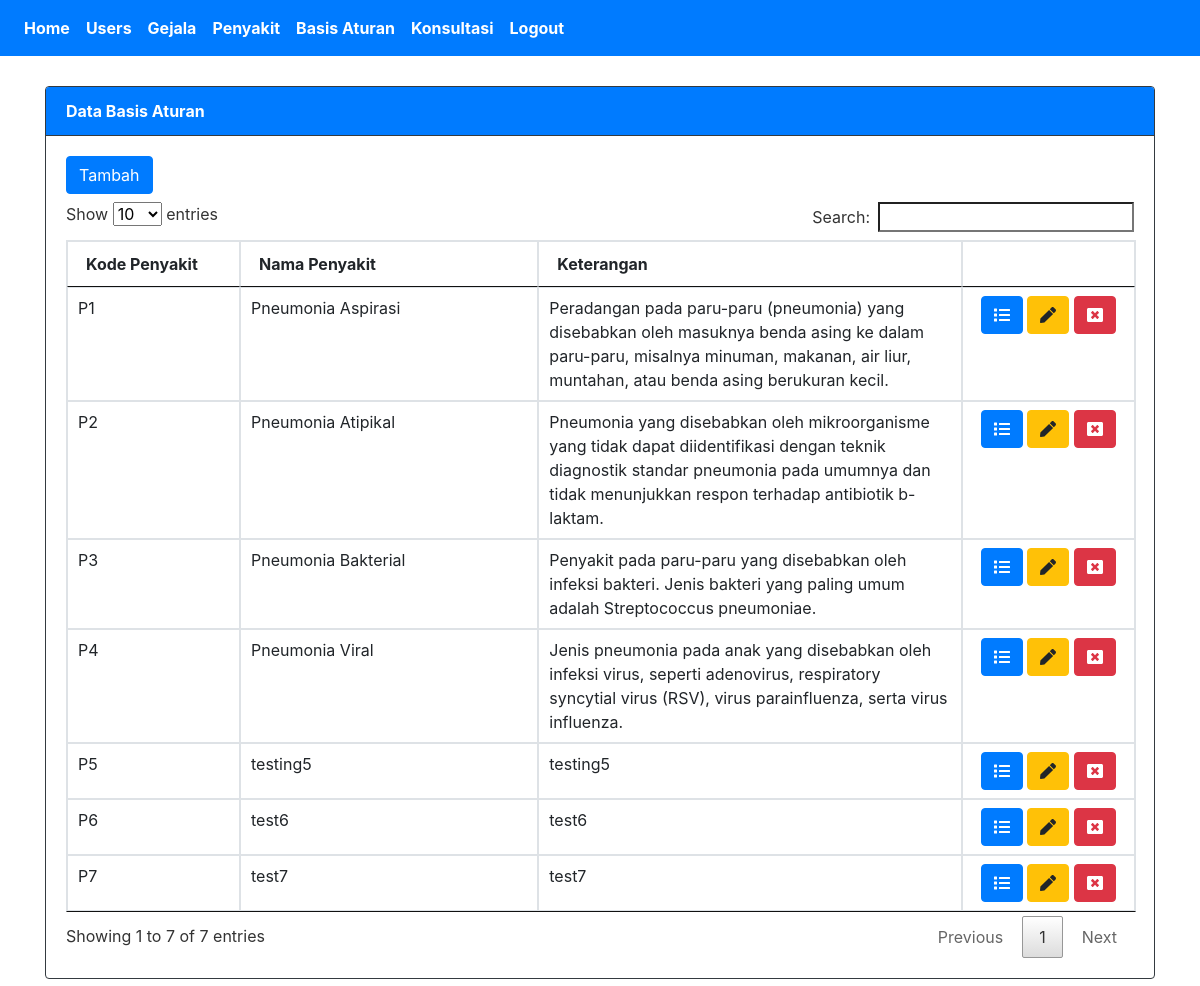
The app's page /SistemPakar/index.php?page=aturan (signed in) with its own data.
### tables this page shows
CREATE TABLE `basis_aturan` (
  `idaturan` int(15) NOT NULL,
  `idpenyakit` int(15) NOT NULL,
  `kdpenyakit` varchar(10) NOT NULL
);

CREATE TABLE `penyakit` (
  `idpenyakit` int(15) NOT NULL,
  `kdpenyakit` varchar(10) NOT NULL,
  `nmpenyakit` varchar(50) NOT NULL,
  `keterangan` text NOT NULL,
  `solusi` text NOT NULL
);

### SistemPakar/tampil_aturan.php (the view, shortened to what this page needs)
<div class="card border-dark">
  <div class="card-header bg-primary text-white border-dark"><strong>Data Basis Aturan</strong></div>
    <div class="card-body">
        <a class="btn btn-primary mb-2" href="?page=aturan&action=tambah">Tambah</a>
        <table class="table table-bordered" id="myTable">
                <thead>
                <tr>
                    <th width="100px">Kode Penyakit</th>
                    <th width="200px">Nama Penyakit</th>
                    <th width="300px">Keterangan</th>
                    <th width="100px"></th>
                </tr>
                </thead>
            <tbody>
                <?php
                    $conn = new mysqli("localhost", "root", "", "db_pakar1");
                    $sql = "SELECT basis_aturan.idaturan,basis_aturan.idpenyakit,basis_aturan.kdpenyakit,
                                    penyakit.kdpenyakit,penyakit.nmpenyakit,penyakit.keterangan
                            FROM basis_aturan INNER JOIN penyakit
                            ON basis_aturan.idpenyakit=penyakit.idpenyakit ORDER BY nmpenyakit ASC";
                    $result = $conn->query($sql);
                    while($row = $result->fetch_assoc()) {
                ?>
                    <tr>
                        <td><?php echo $row['kdpenyakit']; ?></td>
                        <td><?php echo $row['nmpenyakit']; ?></td>
                        <td><?php echo $row['keterangan']; ?></td>
                        <td align="center">
                            <a class="btn btn-primary" href="?page=aturan&action=detail&id=<?php echo $row['idaturan']; ?>">
                                <i class="fas fa-list"></i>
                            </a>
                            <a class="btn btn-warning" href="?page=aturan&action=update&id=<?php echo $row['idaturan']; ?>">
                                <i class="fas fa-pen"></i>
                            </a>
                            <a onclick="return confirm('Yakin menghapus data ini ?')" class="btn btn-danger" href="?page=aturan&action=hapus&id=<?php echo $row['idaturan']; ?>">
                                <i class="fas fa-window-close"></i>
                            </a>
                        </td>
                    </tr>
                <?php
                }
                ?>
            </tbody>
        </table>
    </div>
</div>

### SistemPakar/Assets/css/all.css (style rules this page uses)
.fa-list:before { content:"\f03a" }
.fa-pen:before { content:"\f304" }
.fa-window-close:before { content:"\f410" }

### SistemPakar/tampil_aturan.php (style rules this page uses)
.card { margin-top:30px; }

### records on screen
basis_aturan: idpenyakit.kdpenyakit "P1", idpenyakit.nmpenyakit "Pneumonia Aspirasi", idpenyakit.keterangan "Peradangan pada paru-paru (pneumonia) yang disebabkan oleh masuknya benda asing ke dalam paru-paru, misalnya minuman, makanan, air liur, muntahan, atau benda asing berukuran kecil."
basis_aturan: idpenyakit.kdpenyakit "P2", idpenyakit.nmpenyakit "Pneumonia Atipikal", idpenyakit.keterangan "Pneumonia yang disebabkan oleh mikroorganisme yang tidak dapat diidentifikasi dengan teknik diagnostik standar pneumonia pada umumnya dan tidak menunjukkan respon terhadap antibiotik b-laktam."
basis_aturan: idpenyakit.kdpenyakit "P3", idpenyakit.nmpenyakit "Pneumonia Bakterial", idpenyakit.keterangan "Penyakit pada paru-paru yang disebabkan oleh infeksi bakteri. Jenis bakteri yang paling umum adalah Streptococcus pneumoniae."
basis_aturan: idpenyakit.kdpenyakit "P4", idpenyakit.nmpenyakit "Pneumonia Viral", idpenyakit.keterangan "Jenis pneumonia pada anak yang disebabkan oleh infeksi virus, seperti adenovirus, respiratory syncytial virus (RSV), virus parainfluenza, serta virus influenza."
basis_aturan: idpenyakit.kdpenyakit "P6", idpenyakit.nmpenyakit "test6", idpenyakit.keterangan "test6"
basis_aturan: idpenyakit.kdpenyakit "P7", idpenyakit.nmpenyakit "test7", idpenyakit.keterangan "test7"
basis_aturan: idpenyakit.kdpenyakit "P5", idpenyakit.nmpenyakit "testing5", idpenyakit.keterangan "testing5"
